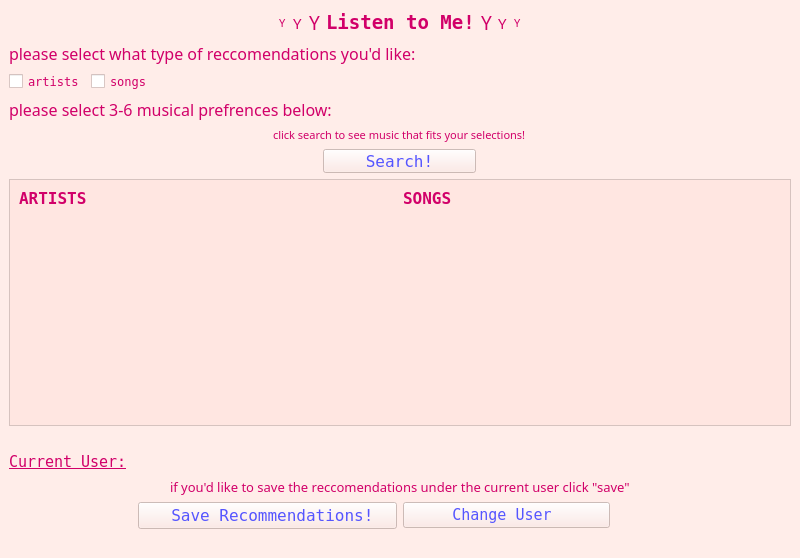
<?xml version="1.0" encoding="UTF-8"?>
<ui version="4.0">
 <class>MainWindow</class>
 <widget class="QMainWindow" name="MainWindow">
  <property name="geometry">
   <rect>
    <x>0</x>
    <y>0</y>
    <width>800</width>
    <height>558</height>
   </rect>
  </property>
  <property name="palette">
   <palette>
    <active>
     <colorrole role="WindowText">
      <brush brushstyle="SolidPattern">
       <color alpha="255">
        <red>209</red>
        <green>0</green>
        <blue>105</blue>
       </color>
      </brush>
     </colorrole>
     <colorrole role="Button">
      <brush brushstyle="SolidPattern">
       <color alpha="179">
        <red>255</red>
        <green>229</green>
        <blue>224</blue>
       </color>
      </brush>
     </colorrole>
     <colorrole role="Light">
      <brush brushstyle="SolidPattern">
       <color alpha="179">
        <red>255</red>
        <green>255</green>
        <blue>255</blue>
       </color>
      </brush>
     </colorrole>
     <colorrole role="Midlight">
      <brush brushstyle="SolidPattern">
       <color alpha="179">
        <red>255</red>
        <green>242</green>
        <blue>239</blue>
       </color>
      </brush>
     </colorrole>
     <colorrole role="Dark">
      <brush brushstyle="SolidPattern">
       <color alpha="179">
        <red>127</red>
        <green>114</green>
        <blue>112</blue>
       </color>
      </brush>
     </colorrole>
     <colorrole role="Mid">
      <brush brushstyle="SolidPattern">
       <color alpha="179">
        <red>170</red>
        <green>153</green>
        <blue>149</blue>
       </color>
      </brush>
     </colorrole>
     <colorrole role="Text">
      <brush brushstyle="SolidPattern">
       <color alpha="255">
        <red>0</red>
        <green>0</green>
        <blue>0</blue>
       </color>
      </brush>
     </colorrole>
     <colorrole role="BrightText">
      <brush brushstyle="SolidPattern">
       <color alpha="255">
        <red>255</red>
        <green>255</green>
        <blue>255</blue>
       </color>
      </brush>
     </colorrole>
     <colorrole role="ButtonText">
      <brush brushstyle="SolidPattern">
       <color alpha="255">
        <red>85</red>
        <green>85</green>
        <blue>255</blue>
       </color>
      </brush>
     </colorrole>
     <colorrole role="Base">
      <brush brushstyle="SolidPattern">
       <color alpha="255">
        <red>255</red>
        <green>255</green>
        <blue>255</blue>
       </color>
      </brush>
     </colorrole>
     <colorrole role="Window">
      <brush brushstyle="SolidPattern">
       <color alpha="179">
        <red>255</red>
        <green>229</green>
        <blue>224</blue>
       </color>
      </brush>
     </colorrole>
     <colorrole role="Shadow">
      <brush brushstyle="SolidPattern">
       <color alpha="255">
        <red>0</red>
        <green>0</green>
        <blue>0</blue>
       </color>
      </brush>
     </colorrole>
     <colorrole role="Highlight">
      <brush brushstyle="SolidPattern">
       <color alpha="255">
        <red>255</red>
        <green>170</green>
        <blue>255</blue>
       </color>
      </brush>
     </colorrole>
     <colorrole role="Link">
      <brush brushstyle="SolidPattern">
       <color alpha="255">
        <red>255</red>
        <green>170</green>
        <blue>255</blue>
       </color>
      </brush>
     </colorrole>
     <colorrole role="AlternateBase">
      <brush brushstyle="SolidPattern">
       <color alpha="217">
        <red>255</red>
        <green>242</green>
        <blue>239</blue>
       </color>
      </brush>
     </colorrole>
     <colorrole role="ToolTipBase">
      <brush brushstyle="SolidPattern">
       <color alpha="255">
        <red>255</red>
        <green>255</green>
        <blue>220</blue>
       </color>
      </brush>
     </colorrole>
     <colorrole role="ToolTipText">
      <brush brushstyle="SolidPattern">
       <color alpha="255">
        <red>0</red>
        <green>0</green>
        <blue>0</blue>
       </color>
      </brush>
     </colorrole>
     <colorrole role="PlaceholderText">
      <brush brushstyle="SolidPattern">
       <color alpha="127">
        <red>0</red>
        <green>0</green>
        <blue>0</blue>
       </color>
      </brush>
     </colorrole>
     <colorrole role="Accent">
      <brush brushstyle="SolidPattern">
       <color alpha="255">
        <red>85</red>
        <green>0</green>
        <blue>0</blue>
       </color>
      </brush>
     </colorrole>
    </active>
    <inactive>
     <colorrole role="WindowText">
      <brush brushstyle="SolidPattern">
       <color alpha="255">
        <red>209</red>
        <green>0</green>
        <blue>105</blue>
       </color>
      </brush>
     </colorrole>
     <colorrole role="Button">
      <brush brushstyle="SolidPattern">
       <color alpha="179">
        <red>255</red>
        <green>229</green>
        <blue>224</blue>
       </color>
      </brush>
     </colorrole>
     <colorrole role="Light">
      <brush brushstyle="SolidPattern">
       <color alpha="179">
        <red>255</red>
        <green>255</green>
        <blue>255</blue>
       </color>
      </brush>
     </colorrole>
     <colorrole role="Midlight">
      <brush brushstyle="SolidPattern">
       <color alpha="179">
        <red>255</red>
        <green>242</green>
        <blue>239</blue>
       </color>
      </brush>
     </colorrole>
     <colorrole role="Dark">
      <brush brushstyle="SolidPattern">
       <color alpha="179">
        <red>127</red>
        <green>114</green>
        <blue>112</blue>
       </color>
      </brush>
     </colorrole>
     <colorrole role="Mid">
      <brush brushstyle="SolidPattern">
       <color alpha="179">
        <red>170</red>
        <green>153</green>
        <blue>149</blue>
       </color>
      </brush>
     </colorrole>
     <colorrole role="Text">
      <brush brushstyle="SolidPattern">
       <color alpha="255">
        <red>0</red>
        <green>0</green>
        <blue>0</blue>
       </color>
      </brush>
     </colorrole>
     <colorrole role="BrightText">
      <brush brushstyle="SolidPattern">
       <color alpha="255">
        <red>255</red>
        <green>255</green>
        <blue>255</blue>
       </color>
      </brush>
     </colorrole>
     <colorrole role="ButtonText">
      <brush brushstyle="SolidPattern">
       <color alpha="255">
        <red>85</red>
        <green>85</green>
        <blue>255</blue>
       </color>
      </brush>
     </colorrole>
     <colorrole role="Base">
      <brush brushstyle="SolidPattern">
       <color alpha="255">
        <red>255</red>
        <green>255</green>
        <blue>255</blue>
       </color>
      </brush>
     </colorrole>
     <colorrole role="Window">
      <brush brushstyle="SolidPattern">
       <color alpha="179">
        <red>255</red>
        <green>229</green>
        <blue>224</blue>
       </color>
      </brush>
     </colorrole>
     <colorrole role="Shadow">
      <brush brushstyle="SolidPattern">
       <color alpha="255">
        <red>0</red>
        <green>0</green>
        <blue>0</blue>
       </color>
      </brush>
     </colorrole>
     <colorrole role="Highlight">
      <brush brushstyle="SolidPattern">
       <color alpha="255">
        <red>255</red>
        <green>170</green>
        <blue>255</blue>
       </color>
      </brush>
     </colorrole>
     <colorrole role="Link">
      <brush brushstyle="SolidPattern">
       <color alpha="255">
        <red>255</red>
        <green>170</green>
        <blue>255</blue>
       </color>
      </brush>
     </colorrole>
     <colorrole role="AlternateBase">
      <brush brushstyle="SolidPattern">
       <color alpha="217">
        <red>255</red>
        <green>242</green>
        <blue>239</blue>
       </color>
      </brush>
     </colorrole>
     <colorrole role="ToolTipBase">
      <brush brushstyle="SolidPattern">
       <color alpha="255">
        <red>255</red>
        <green>255</green>
        <blue>220</blue>
       </color>
      </brush>
     </colorrole>
     <colorrole role="ToolTipText">
      <brush brushstyle="SolidPattern">
       <color alpha="255">
        <red>0</red>
        <green>0</green>
        <blue>0</blue>
       </color>
      </brush>
     </colorrole>
     <colorrole role="PlaceholderText">
      <brush brushstyle="SolidPattern">
       <color alpha="127">
        <red>0</red>
        <green>0</green>
        <blue>0</blue>
       </color>
      </brush>
     </colorrole>
     <colorrole role="Accent">
      <brush brushstyle="SolidPattern">
       <color alpha="255">
        <red>85</red>
        <green>0</green>
        <blue>0</blue>
       </color>
      </brush>
     </colorrole>
    </inactive>
    <disabled>
     <colorrole role="WindowText">
      <brush brushstyle="SolidPattern">
       <color alpha="179">
        <red>127</red>
        <green>114</green>
        <blue>112</blue>
       </color>
      </brush>
     </colorrole>
     <colorrole role="Button">
      <brush brushstyle="SolidPattern">
       <color alpha="179">
        <red>255</red>
        <green>229</green>
        <blue>224</blue>
       </color>
      </brush>
     </colorrole>
     <colorrole role="Light">
      <brush brushstyle="SolidPattern">
       <color alpha="179">
        <red>255</red>
        <green>255</green>
        <blue>255</blue>
       </color>
      </brush>
     </colorrole>
     <colorrole role="Midlight">
      <brush brushstyle="SolidPattern">
       <color alpha="179">
        <red>255</red>
        <green>242</green>
        <blue>239</blue>
       </color>
      </brush>
     </colorrole>
     <colorrole role="Dark">
      <brush brushstyle="SolidPattern">
       <color alpha="179">
        <red>127</red>
        <green>114</green>
        <blue>112</blue>
       </color>
      </brush>
     </colorrole>
     <colorrole role="Mid">
      <brush brushstyle="SolidPattern">
       <color alpha="179">
        <red>170</red>
        <green>153</green>
        <blue>149</blue>
       </color>
      </brush>
     </colorrole>
     <colorrole role="Text">
      <brush brushstyle="SolidPattern">
       <color alpha="179">
        <red>127</red>
        <green>114</green>
        <blue>112</blue>
       </color>
      </brush>
     </colorrole>
     <colorrole role="BrightText">
      <brush brushstyle="SolidPattern">
       <color alpha="255">
        <red>255</red>
        <green>255</green>
        <blue>255</blue>
       </color>
      </brush>
     </colorrole>
     <colorrole role="ButtonText">
      <brush brushstyle="SolidPattern">
       <color alpha="179">
        <red>127</red>
        <green>114</green>
        <blue>112</blue>
       </color>
      </brush>
     </colorrole>
     <colorrole role="Base">
      <brush brushstyle="SolidPattern">
       <color alpha="179">
        <red>255</red>
        <green>229</green>
        <blue>224</blue>
       </color>
      </brush>
     </colorrole>
     <colorrole role="Window">
      <brush brushstyle="SolidPattern">
       <color alpha="179">
        <red>255</red>
        <green>229</green>
        <blue>224</blue>
       </color>
      </brush>
     </colorrole>
     <colorrole role="Shadow">
      <brush brushstyle="SolidPattern">
       <color alpha="255">
        <red>0</red>
        <green>0</green>
        <blue>0</blue>
       </color>
      </brush>
     </colorrole>
     <colorrole role="Link">
      <brush brushstyle="SolidPattern">
       <color alpha="255">
        <red>255</red>
        <green>170</green>
        <blue>255</blue>
       </color>
      </brush>
     </colorrole>
     <colorrole role="AlternateBase">
      <brush brushstyle="SolidPattern">
       <color alpha="179">
        <red>255</red>
        <green>229</green>
        <blue>224</blue>
       </color>
      </brush>
     </colorrole>
     <colorrole role="ToolTipBase">
      <brush brushstyle="SolidPattern">
       <color alpha="255">
        <red>255</red>
        <green>255</green>
        <blue>220</blue>
       </color>
      </brush>
     </colorrole>
     <colorrole role="ToolTipText">
      <brush brushstyle="SolidPattern">
       <color alpha="255">
        <red>0</red>
        <green>0</green>
        <blue>0</blue>
       </color>
      </brush>
     </colorrole>
     <colorrole role="PlaceholderText">
      <brush brushstyle="SolidPattern">
       <color alpha="89">
        <red>127</red>
        <green>114</green>
        <blue>112</blue>
       </color>
      </brush>
     </colorrole>
     <colorrole role="Accent">
      <brush brushstyle="SolidPattern">
       <color alpha="255">
        <red>85</red>
        <green>0</green>
        <blue>0</blue>
       </color>
      </brush>
     </colorrole>
    </disabled>
   </palette>
  </property>
  <property name="font">
   <font>
    <family>Terminal</family>
   </font>
  </property>
  <property name="windowTitle">
   <string>MainWindow</string>
  </property>
  <property name="autoFillBackground">
   <bool>false</bool>
  </property>
  <widget class="QWidget" name="centralwidget">
   <layout class="QGridLayout" name="gridLayout">
    <item row="5" column="0">
     <layout class="QHBoxLayout" name="currentHorizontal">
      <item>
       <widget class="QLabel" name="current">
        <property name="font">
         <font>
          <family>Terminal</family>
          <pointsize>11</pointsize>
          <underline>true</underline>
         </font>
        </property>
        <property name="text">
         <string>Current User:</string>
        </property>
       </widget>
      </item>
      <item>
       <widget class="QLabel" name="userLabel">
        <property name="font">
         <font>
          <family>Terminal</family>
          <pointsize>11</pointsize>
         </font>
        </property>
        <property name="text">
         <string/>
        </property>
       </widget>
      </item>
      <item>
       <spacer name="horizontalSpacer_4">
        <property name="orientation">
         <enum>Qt::Orientation::Horizontal</enum>
        </property>
        <property name="sizeHint" stdset="0">
         <size>
          <width>40</width>
          <height>20</height>
         </size>
        </property>
       </spacer>
      </item>
     </layout>
    </item>
    <item row="2" column="0" alignment="Qt::AlignmentFlag::AlignHCenter">
     <widget class="QPushButton" name="searchButton">
      <property name="maximumSize">
       <size>
        <width>782</width>
        <height>24</height>
       </size>
      </property>
      <property name="font">
       <font>
        <family>Terminal</family>
        <pointsize>12</pointsize>
       </font>
      </property>
      <property name="text">
       <string>    Search!    </string>
      </property>
     </widget>
    </item>
    <item row="1" column="0" alignment="Qt::AlignmentFlag::AlignHCenter">
     <widget class="QLabel" name="label">
      <property name="font">
       <font>
        <family>Bahnschrift</family>
        <pointsize>8</pointsize>
       </font>
      </property>
      <property name="text">
       <string>click search to see music that fits your selections!</string>
      </property>
     </widget>
    </item>
    <item row="7" column="0">
     <layout class="QHBoxLayout" name="buttonHLayout">
      <item alignment="Qt::AlignmentFlag::AlignRight">
       <widget class="QPushButton" name="saveButton">
        <property name="font">
         <font>
          <family>Terminal</family>
          <pointsize>12</pointsize>
         </font>
        </property>
        <property name="text">
         <string>   Save Recommendations!  </string>
        </property>
       </widget>
      </item>
      <item alignment="Qt::AlignmentFlag::AlignLeft">
       <widget class="QPushButton" name="changeUserButton">
        <property name="font">
         <font>
          <family>Terminal</family>
          <pointsize>11</pointsize>
         </font>
        </property>
        <property name="text">
         <string>     Change User      </string>
        </property>
       </widget>
      </item>
     </layout>
    </item>
    <item row="3" column="0">
     <widget class="QScrollArea" name="scrollArea">
      <property name="widgetResizable">
       <bool>true</bool>
      </property>
      <widget class="QWidget" name="scrollAreaWidg">
       <property name="geometry">
        <rect>
         <x>0</x>
         <y>0</y>
         <width>780</width>
         <height>266</height>
        </rect>
       </property>
       <layout class="QGridLayout" name="gridLayout_2">
        <item row="0" column="0">
         <layout class="QVBoxLayout" name="verticalLayout">
          <item>
           <layout class="QHBoxLayout" name="horizontalLayout">
            <item alignment="Qt::AlignmentFlag::AlignTop">
             <widget class="QLabel" name="artistTitle">
              <property name="font">
               <font>
                <family>Terminal</family>
                <pointsize>12</pointsize>
                <bold>true</bold>
               </font>
              </property>
              <property name="text">
               <string>ARTISTS</string>
              </property>
             </widget>
            </item>
            <item alignment="Qt::AlignmentFlag::AlignTop">
             <widget class="QLabel" name="songTitle">
              <property name="font">
               <font>
                <family>Terminal</family>
                <pointsize>12</pointsize>
                <bold>true</bold>
               </font>
              </property>
              <property name="text">
               <string>SONGS</string>
              </property>
             </widget>
            </item>
           </layout>
          </item>
         </layout>
        </item>
        <item row="1" column="0">
         <layout class="QGridLayout" name="displayGrid"/>
        </item>
       </layout>
      </widget>
     </widget>
    </item>
    <item row="0" column="0">
     <layout class="QVBoxLayout" name="selectionVLayout">
      <item>
       <layout class="QHBoxLayout" name="horizontalLayout_3">
        <item>
         <spacer name="horizontalSpacer">
          <property name="orientation">
           <enum>Qt::Orientation::Horizontal</enum>
          </property>
          <property name="sizeHint" stdset="0">
           <size>
            <width>40</width>
            <height>20</height>
           </size>
          </property>
         </spacer>
        </item>
        <item alignment="Qt::AlignmentFlag::AlignRight">
         <widget class="QLabel" name="label_7">
          <property name="font">
           <font>
            <family>Webdings</family>
            <pointsize>8</pointsize>
           </font>
          </property>
          <property name="text">
           <string>Y</string>
          </property>
         </widget>
        </item>
        <item alignment="Qt::AlignmentFlag::AlignRight">
         <widget class="QLabel" name="label_5">
          <property name="font">
           <font>
            <family>Webdings</family>
            <pointsize>11</pointsize>
           </font>
          </property>
          <property name="text">
           <string>Y</string>
          </property>
         </widget>
        </item>
        <item alignment="Qt::AlignmentFlag::AlignRight">
         <widget class="QLabel" name="label_4">
          <property name="font">
           <font>
            <family>Webdings</family>
            <pointsize>14</pointsize>
           </font>
          </property>
          <property name="text">
           <string>Y</string>
          </property>
         </widget>
        </item>
        <item alignment="Qt::AlignmentFlag::AlignHCenter">
         <widget class="QLabel" name="label_2">
          <property name="font">
           <font>
            <family>Terminal</family>
            <pointsize>14</pointsize>
            <bold>true</bold>
           </font>
          </property>
          <property name="text">
           <string>Listen to Me!</string>
          </property>
         </widget>
        </item>
        <item>
         <widget class="QLabel" name="label_3">
          <property name="font">
           <font>
            <family>Webdings</family>
            <pointsize>14</pointsize>
           </font>
          </property>
          <property name="text">
           <string>Y</string>
          </property>
         </widget>
        </item>
        <item>
         <widget class="QLabel" name="label_6">
          <property name="font">
           <font>
            <family>Webdings</family>
            <pointsize>11</pointsize>
           </font>
          </property>
          <property name="text">
           <string>Y</string>
          </property>
         </widget>
        </item>
        <item>
         <widget class="QLabel" name="label_8">
          <property name="font">
           <font>
            <family>Webdings</family>
            <pointsize>8</pointsize>
           </font>
          </property>
          <property name="text">
           <string>Y</string>
          </property>
         </widget>
        </item>
        <item>
         <spacer name="horizontalSpacer_3">
          <property name="orientation">
           <enum>Qt::Orientation::Horizontal</enum>
          </property>
          <property name="sizeHint" stdset="0">
           <size>
            <width>40</width>
            <height>20</height>
           </size>
          </property>
         </spacer>
        </item>
       </layout>
      </item>
      <item>
       <widget class="QLabel" name="label2">
        <property name="font">
         <font>
          <family>Bahnschrift</family>
          <pointsize>12</pointsize>
         </font>
        </property>
        <property name="text">
         <string>please select what type of reccomendations you'd like:</string>
        </property>
       </widget>
      </item>
      <item>
       <layout class="QHBoxLayout" name="reccHLayout">
        <item>
         <widget class="QCheckBox" name="artistBox">
          <property name="text">
           <string>artists</string>
          </property>
         </widget>
        </item>
        <item>
         <widget class="QCheckBox" name="songsBox">
          <property name="text">
           <string>songs</string>
          </property>
         </widget>
        </item>
        <item>
         <spacer name="horizontalSpacer_2">
          <property name="orientation">
           <enum>Qt::Orientation::Horizontal</enum>
          </property>
          <property name="sizeHint" stdset="0">
           <size>
            <width>40</width>
            <height>20</height>
           </size>
          </property>
         </spacer>
        </item>
       </layout>
      </item>
      <item>
       <widget class="QLabel" name="instruction1">
        <property name="font">
         <font>
          <family>Bahnschrift</family>
          <pointsize>12</pointsize>
         </font>
        </property>
        <property name="text">
         <string>please select 3-6 musical prefrences below:</string>
        </property>
       </widget>
      </item>
      <item>
       <layout class="QGridLayout" name="preferenceGrid"/>
      </item>
     </layout>
    </item>
    <item row="6" column="0" alignment="Qt::AlignmentFlag::AlignHCenter">
     <widget class="QLabel" name="label_9">
      <property name="font">
       <font>
        <family>Bahnschrift</family>
        <pointsize>10</pointsize>
       </font>
      </property>
      <property name="text">
       <string>if you'd like to save the reccomendations under the current user click &quot;save&quot;</string>
      </property>
     </widget>
    </item>
    <item row="4" column="0">
     <widget class="QLabel" name="label_11">
      <property name="text">
       <string/>
      </property>
     </widget>
    </item>
    <item row="8" column="0">
     <widget class="QLabel" name="label_12">
      <property name="text">
       <string/>
      </property>
     </widget>
    </item>
   </layout>
  </widget>
 </widget>
 <resources/>
 <connections/>
</ui>
